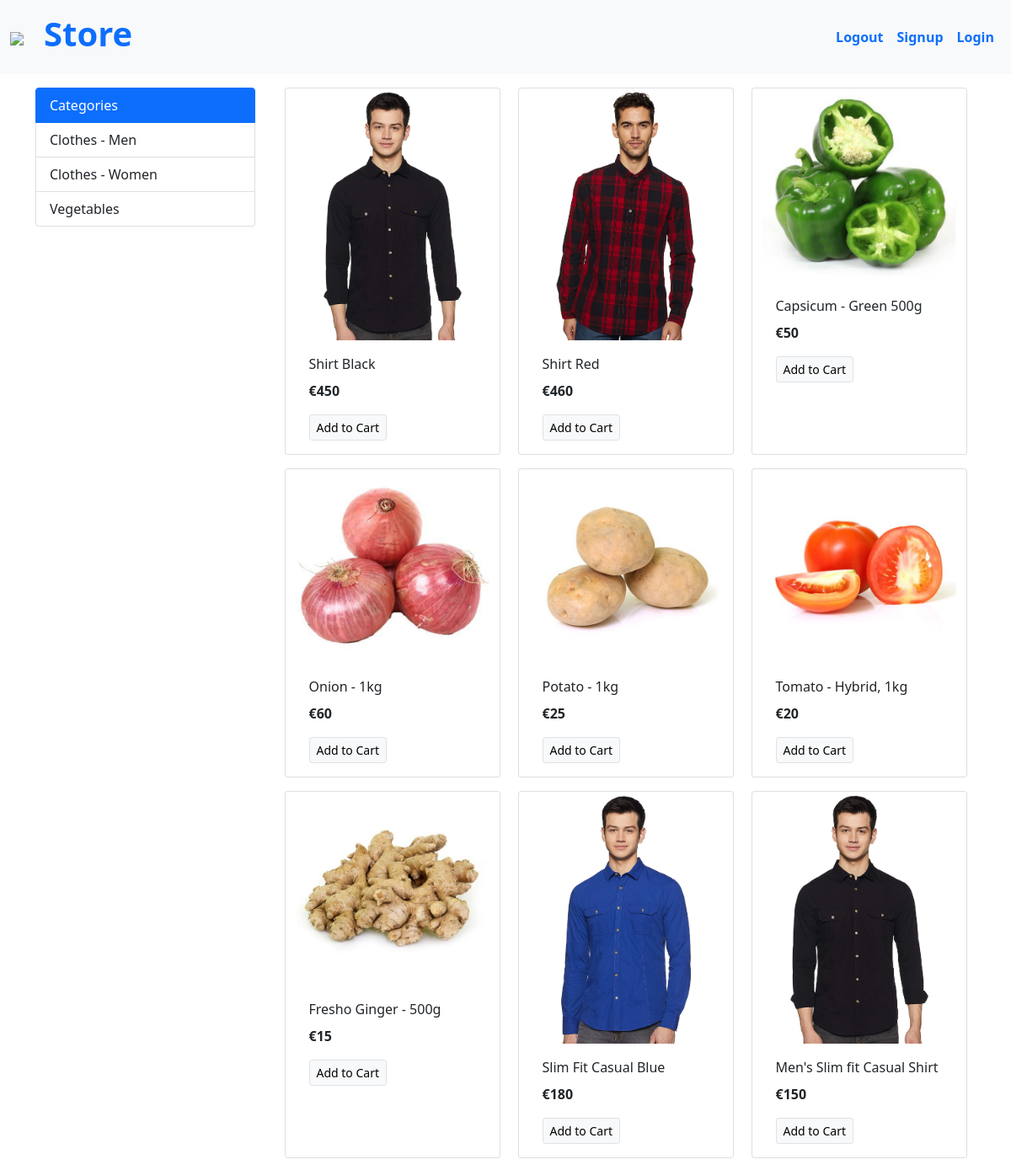
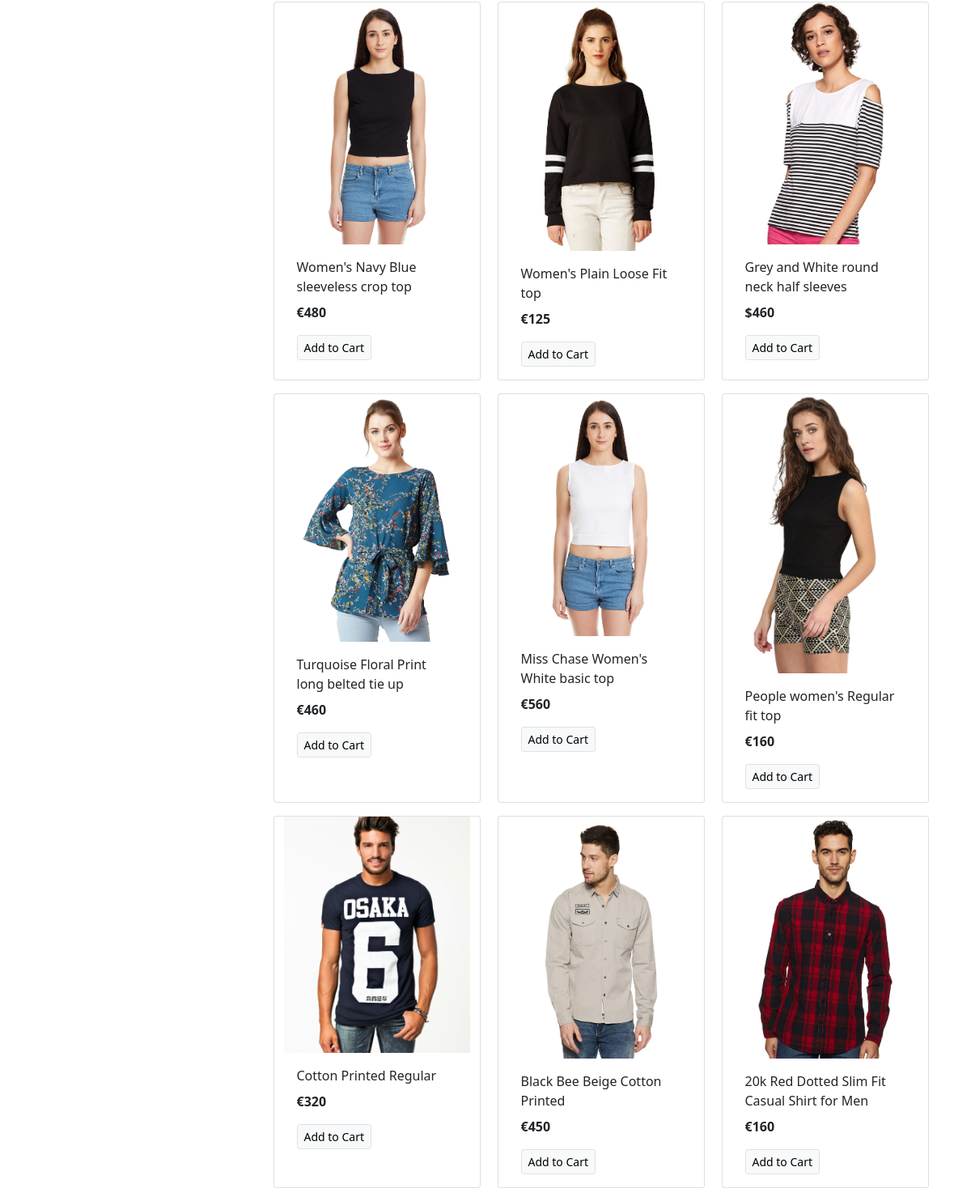
The page / on the database its author committed (2 pictures, top to bottom).
### store/models/category.py (models this page shows, shortened)
class Category(models.Model):
    name = models.CharField(max_length=50)
    @staticmethod
    def get_all_categories():
        return Category.objects.all()

### store/models/product.py (models this page shows, shortened)
class Product(models.Model):
    name = models.CharField(max_length=50)
    price = models.CharField(max_length=50, default='$0')
    category = models.ForeignKey(Category, on_delete=models.CASCADE, default=1)
    descriptions = models.CharField(max_length=200, default='', null=True, blank=True)
    image = models.ImageField(upload_to='media/products/')
    @staticmethod
    def get_all_products():
        return Product.objects.all()

### store/views.py (the view)
# urls.py: path('', views.index, name='homepage'),
def index(request):
    products = None
    categories = Category.get_all_categories()
    categoryID = request.GET.get('category')
    if categoryID:
        products = Product.get_all_products_by_id(categoryID)
    else:
        products = Product.get_all_products()
    data = {}
    data['products'] = products
    data['categories'] = categories
    return render(request, 'index.html', data)

### store/templates/index.html
{% extends "base.html" %}
{% block content %}
<div class="container fluid mt-3">
  <div class="row">
    <div class="col-lg-3 mx-auto">
      <div class="list-group">
        <a href="#" class="list-group-item list-group-item-action active">Categories</a>
        {% for category in categories %}
        <a href="/?category={{category.id}}" class="list-group-item list-group-item-action">{{category.name}}</a>
        {% endfor %}
      </div>
    </div>
    <div id="products" class="col-lg-9 mx-auto">
      <div class="row mx-auto">
        {% for product in products %}
        <div class="card mx-auto mb-3" style="width: 16rem;">
          <img class="card-img-top" src="{{product.image.url}}" alt="...">
          <div class="card-body">
            <p class="card-title">{{product.name}}</p>
            <p class="card-text"><b>{{product.price}}</b></p>
            <a href="#" class="btn btn-light border btn-sm">Add to Cart</a>
          </div>
        </div>
        {% endfor %}
      </div>
    </div>
  </div>
</div>
{% endblock %}

### rows shown on the page
Category: name "Clothes - Men"
Category: name "Clothes - Women"
Category: name "Vegetables"
Product: image (picture), name "Shirt Black", price "€450"
Product: image (picture), name "Shirt Red", price "€460"
Product: image (picture), name "Capsicum - Green 500g", price "€50"
Product: image (picture), name "Onion - 1kg", price "€60"
Product: image (picture), name "Potato - 1kg", price "€25"
Product: image (picture), name "Tomato - Hybrid, 1kg", price "€20"
Product: image (picture), name "Fresho Ginger - 500g", price "€15"
Product: image (picture), name "Slim Fit Casual Blue", price "€180"
Product: image (picture), name "Men's Slim fit Casual Shirt", price "€150"
Product: image (picture), name "Women's Navy Blue sleeveless crop top", price "€480"
Product: image (picture), name "Women's Plain Loose Fit top", price "€125"
Product: image (picture), name "Grey and White round neck half sleeves", price "$460"
Product: image (picture), name "Turquoise Floral Print long belted tie up", price "€460"
Product: image (picture), name "Miss Chase Women's White basic top", price "€560"
Product: image (picture), name "People women's Regular fit top", price "€160"
Product: image (picture), name "Cotton Printed Regular", price "€320"
Product: image (picture), name "Black Bee Beige Cotton Printed", price "€450"
Product: image (picture), name "20k Red Dotted Slim Fit Casual Shirt for Men", price "€160"
